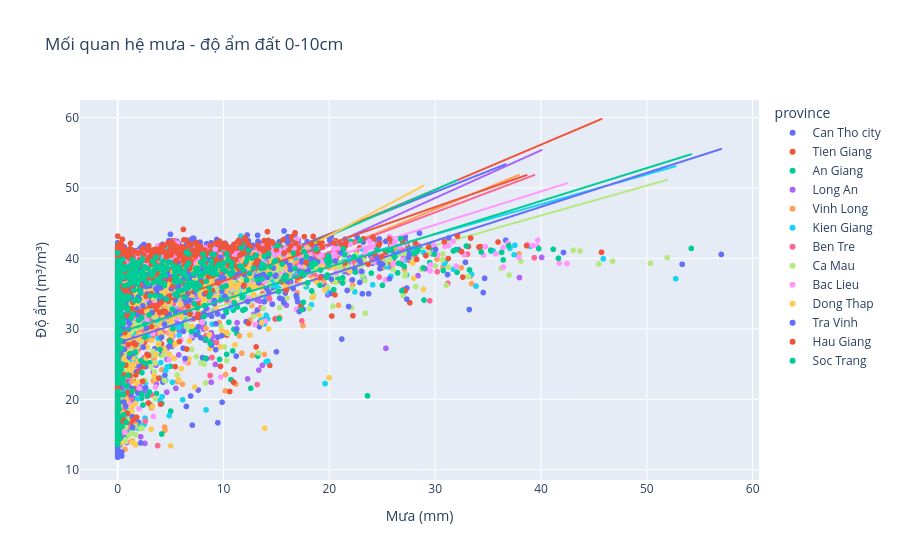

The cell this chart's notebook holds for it:
### Markdown cell above
## Moi quan he giua mua - do am dat

### Code cell
sample = combined.reset_index().sample(min(8000, len(combined)), random_state=42)
fig = px.scatter(
    sample,
    x="precipitation",
    y="SoilMoi0_10cm_inst",
    color="province",
    trendline="ols",
    title="Mối quan hệ mưa - độ ẩm đất 0-10cm",
)
fig.update_layout(xaxis_title="Mưa (mm)", yaxis_title="Độ ẩm (m³/m³)")
fig.show()

### Figure 1 — Plotly figure (JSON) as saved in the notebook; plotly's stock layout.template omitted (floating-point values rounded to 4 significant figures; data arrays with more than 128 entries replaced by an {"elided": "..."} marker saying what was removed)
{"data": [{"hovertemplate": "province=Can Tho city<br>precipitation=%{x}<br>SoilMoi0_10cm_inst=%{y}<extra></extra>", "legendgroup": "Can Tho city", "marker": {"color": "#636efa", "symbol": "circle"}, "mode": "markers", "name": "Can Tho city", "showlegend": true, "type": "scattergl", "x": {"elided": "627 float values"}, "xaxis": "x", "y": {"elided": "627 float values"}, "yaxis": "y"}, {"hovertemplate": "<b>OLS trendline</b><br>SoilMoi0_10cm_inst = 0.593964 * precipitation + 31.5923<br>R<sup>2</sup>=0.229847<br><br>province=Can Tho city<br>precipitation=%{x}<br>SoilMoi0_10cm_inst=%{y} <b>(trend)</b><extra></extra>", "legendgroup": "Can Tho city", "marker": {"color": "#636efa", "symbol": "circle"}, "mode": "lines", "name": "Can Tho city", "showlegend": false, "type": "scattergl", "x": {"elided": "627 float values"}, "xaxis": "x", "y": {"elided": "627 float values"}, "yaxis": "y"}, {"hovertemplate": "province=Tien Giang<br>precipitation=%{x}<br>SoilMoi0_10cm_inst=%{y}<extra></extra>", "legendgroup": "Tien Giang", "marker": {"color": "#EF553B", "symbol": "circle"}, "mode": "markers", "name": "Tien Giang", "showlegend": true, "type": "scattergl", "x": {"elided": "616 float values"}, "xaxis": "x", "y": {"elided": "616 float values"}, "yaxis": "y"}, {"hovertemplate": "<b>OLS trendline</b><br>SoilMoi0_10cm_inst = 0.637123 * precipitation + 30.6571<br>R<sup>2</sup>=0.222842<br><br>province=Tien Giang<br>precipitation=%{x}<br>SoilMoi0_10cm_inst=%{y} <b>(trend)</b><extra></extra>", "legendgroup": "Tien Giang", "marker": {"color": "#EF553B", "symbol": "circle"}, "mode": "lines", "name": "Tien Giang", "showlegend": false, "type": "scattergl", "x": {"elided": "616 float values"}, "xaxis": "x", "y": {"elided": "616 float values"}, "yaxis": "y"}, {"hovertemplate": "province=An Giang<br>precipitation=%{x}<br>SoilMoi0_10cm_inst=%{y}<extra></extra>", "legendgroup": "An Giang", "marker": {"color": "#00cc96", "symbol": "circle"}, "mode": "markers", "name": "An Giang", "showlegend": true, "type": "scattergl", "x": {"elided": "586 float values"}, "xaxis": "x", "y": {"elided": "586 float values"}, "yaxis": "y"}, {"hovertemplate": "<b>OLS trendline</b><br>SoilMoi0_10cm_inst = 0.652949 * precipitation + 30.166<br>R<sup>2</sup>=0.226245<br><br>province=An Giang<br>precipitation=%{x}<br>SoilMoi0_10cm_inst=%{y} <b>(trend)</b><extra></extra>", "legendgroup": "An Giang", "marker": {"color": "#00cc96", "symbol": "circle"}, "mode": "lines", "name": "An Giang", "showlegend": false, "type": "scattergl", "x": {"elided": "586 float values"}, "xaxis": "x", "y": {"elided": "586 float values"}, "yaxis": "y"}, {"hovertemplate": "province=Long An<br>precipitation=%{x}<br>SoilMoi0_10cm_inst=%{y}<extra></extra>", "legendgroup": "Long An", "marker": {"color": "#ab63fa", "symbol": "circle"}, "mode": "markers", "name": "Long An", "showlegend": true, "type": "scattergl", "x": {"elided": "607 float values"}, "xaxis": "x", "y": {"elided": "607 float values"}, "yaxis": "y"}, {"hovertemplate": "<b>OLS trendline</b><br>SoilMoi0_10cm_inst = 0.676701 * precipitation + 28.2701<br>R<sup>2</sup>=0.269672<br><br>province=Long An<br>precipitation=%{x}<br>SoilMoi0_10cm_inst=%{y} <b>(trend)</b><extra></extra>", "legendgroup": "Long An", "marker": {"color": "#ab63fa", "symbol": "circle"}, "mode": "lines", "name": "Long An", "showlegend": false, "type": "scattergl", "x": {"elided": "607 float values"}, "xaxis": "x", "y": {"elided": "607 float values"}, "yaxis": "y"}, {"hovertemplate": "province=Vinh Long<br>precipitation=%{x}<br>SoilMoi0_10cm_inst=%{y}<extra></extra>", "legendgroup": "Vinh Long", "marker": {"color": "#FFA15A", "symbol": "circle"}, "mode": "markers", "name": "Vinh Long", "showlegend": true, "type": "scattergl", "x": {"elided": "593 float values"}, "xaxis": "x", "y": {"elided": "593 float values"}, "yaxis": "y"}, {"hovertemplate": "<b>OLS trendline</b><br>SoilMoi0_10cm_inst = 0.614838 * precipitation + 28.5287<br>R<sup>2</sup>=0.234750<br><br>province=Vinh Long<br>precipitation=%{x}<br>SoilMoi0_10cm_inst=%{y} <b>(trend)</b><extra></extra>", "legendgroup": "Vinh Long", "marker": {"color": "#FFA15A", "symbol": "circle"}, "mode": "lines", "name": "Vinh Long", "showlegend": false, "type": "scattergl", "x": {"elided": "593 float values"}, "xaxis": "x", "y": {"elided": "593 float values"}, "yaxis": "y"}, {"hovertemplate": "province=Kien Giang<br>precipitation=%{x}<br>SoilMoi0_10cm_inst=%{y}<extra></extra>", "legendgroup": "Kien Giang", "marker": {"color": "#19d3f3", "symbol": "circle"}, "mode": "markers", "name": "Kien Giang", "showlegend": true, "type": "scattergl", "x": {"elided": "608 float values"}, "xaxis": "x", "y": {"elided": "608 float values"}, "yaxis": "y"}, {"hovertemplate": "<b>OLS trendline</b><br>SoilMoi0_10cm_inst = 0.424784 * precipitation + 30.6822<br>R<sup>2</sup>=0.211591<br><br>province=Kien Giang<br>precipitation=%{x}<br>SoilMoi0_10cm_inst=%{y} <b>(trend)</b><extra></extra>", "legendgroup": "Kien Giang", "marker": {"color": "#19d3f3", "symbol": "circle"}, "mode": "lines", "name": "Kien Giang", "showlegend": false, "type": "scattergl", "x": {"elided": "608 float values"}, "xaxis": "x", "y": {"elided": "608 float values"}, "yaxis": "y"}, {"hovertemplate": "province=Ben Tre<br>precipitation=%{x}<br>SoilMoi0_10cm_inst=%{y}<extra></extra>", "legendgroup": "Ben Tre", "marker": {"color": "#FF6692", "symbol": "circle"}, "mode": "markers", "name": "Ben Tre", "showlegend": true, "type": "scattergl", "x": {"elided": "602 float values"}, "xaxis": "x", "y": {"elided": "602 float values"}, "yaxis": "y"}, {"hovertemplate": "<b>OLS trendline</b><br>SoilMoi0_10cm_inst = 0.56618 * precipitation + 29.5404<br>R<sup>2</sup>=0.216938<br><br>province=Ben Tre<br>precipitation=%{x}<br>SoilMoi0_10cm_inst=%{y} <b>(trend)</b><extra></extra>", "legendgroup": "Ben Tre", "marker": {"color": "#FF6692", "symbol": "circle"}, "mode": "lines", "name": "Ben Tre", "showlegend": false, "type": "scattergl", "x": {"elided": "602 float values"}, "xaxis": "x", "y": {"elided": "602 float values"}, "yaxis": "y"}, {"hovertemplate": "province=Ca Mau<br>precipitation=%{x}<br>SoilMoi0_10cm_inst=%{y}<extra></extra>", "legendgroup": "Ca Mau", "marker": {"color": "#B6E880", "symbol": "circle"}, "mode": "markers", "name": "Ca Mau", "showlegend": true, "type": "scattergl", "x": {"elided": "617 float values"}, "xaxis": "x", "y": {"elided": "617 float values"}, "yaxis": "y"}, {"hovertemplate": "<b>OLS trendline</b><br>SoilMoi0_10cm_inst = 0.424834 * precipitation + 29.0935<br>R<sup>2</sup>=0.259199<br><br>province=Ca Mau<br>precipitation=%{x}<br>SoilMoi0_10cm_inst=%{y} <b>(trend)</b><extra></extra>", "legendgroup": "Ca Mau", "marker": {"color": "#B6E880", "symbol": "circle"}, "mode": "lines", "name": "Ca Mau", "showlegend": false, "type": "scattergl", "x": {"elided": "617 float values"}, "xaxis": "x", "y": {"elided": "617 float values"}, "yaxis": "y"}, {"hovertemplate": "province=Bac Lieu<br>precipitation=%{x}<br>SoilMoi0_10cm_inst=%{y}<extra></extra>", "legendgroup": "Bac Lieu", "marker": {"color": "#FF97FF", "symbol": "circle"}, "mode": "markers", "name": "Bac Lieu", "showlegend": true, "type": "scattergl", "x": {"elided": "646 float values"}, "xaxis": "x", "y": {"elided": "646 float values"}, "yaxis": "y"}, {"hovertemplate": "<b>OLS trendline</b><br>SoilMoi0_10cm_inst = 0.47385 * precipitation + 30.5543<br>R<sup>2</sup>=0.244671<br><br>province=Bac Lieu<br>precipitation=%{x}<br>SoilMoi0_10cm_inst=%{y} <b>(trend)</b><extra></extra>", "legendgroup": "Bac Lieu", "marker": {"color": "#FF97FF", "symbol": "circle"}, "mode": "lines", "name": "Bac Lieu", "showlegend": false, "type": "scattergl", "x": {"elided": "646 float values"}, "xaxis": "x", "y": {"elided": "646 float values"}, "yaxis": "y"}, {"hovertemplate": "province=Dong Thap<br>precipitation=%{x}<br>SoilMoi0_10cm_inst=%{y}<extra></extra>", "legendgroup": "Dong Thap", "marker": {"color": "#FECB52", "symbol": "circle"}, "mode": "markers", "name": "Dong Thap", "showlegend": true, "type": "scattergl", "x": {"elided": "658 float values"}, "xaxis": "x", "y": {"elided": "658 float values"}, "yaxis": "y"}, {"hovertemplate": "<b>OLS trendline</b><br>SoilMoi0_10cm_inst = 0.795083 * precipitation + 27.333<br>R<sup>2</sup>=0.278687<br><br>province=Dong Thap<br>precipitation=%{x}<br>SoilMoi0_10cm_inst=%{y} <b>(trend)</b><extra></extra>", "legendgroup": "Dong Thap", "marker": {"color": "#FECB52", "symbol": "circle"}, "mode": "lines", "name": "Dong Thap", "showlegend": false, "type": "scattergl", "x": {"elided": "658 float values"}, "xaxis": "x", "y": {"elided": "658 float values"}, "yaxis": "y"}, {"hovertemplate": "province=Tra Vinh<br>precipitation=%{x}<br>SoilMoi0_10cm_inst=%{y}<extra></extra>", "legendgroup": "Tra Vinh", "marker": {"color": "#636efa", "symbol": "circle"}, "mode": "markers", "name": "Tra Vinh", "showlegend": true, "type": "scattergl", "x": {"elided": "605 float values"}, "xaxis": "x", "y": {"elided": "605 float values"}, "yaxis": "y"}, {"hovertemplate": "<b>OLS trendline</b><br>SoilMoi0_10cm_inst = 0.482639 * precipitation + 28.0088<br>R<sup>2</sup>=0.191998<br><br>province=Tra Vinh<br>precipitation=%{x}<br>SoilMoi0_10cm_inst=%{y} <b>(trend)</b><extra></extra>", "legendgroup": "Tra Vinh", "marker": {"color": "#636efa", "symbol": "circle"}, "mode": "lines", "name": "Tra Vinh", "showlegend": false, "type": "scattergl", "x": {"elided": "605 float values"}, "xaxis": "x", "y": {"elided": "605 float values"}, "yaxis": "y"}, {"hovertemplate": "province=Hau Giang<br>precipitation=%{x}<br>SoilMoi0_10cm_inst=%{y}<extra></extra>", "legendgroup": "Hau Giang", "marker": {"color": "#EF553B", "symbol": "circle"}, "mode": "markers", "name": "Hau Giang", "showlegend": true, "type": "scattergl", "x": {"elided": "636 float values"}, "xaxis": "x", "y": {"elided": "636 float values"}, "yaxis": "y"}, {"hovertemplate": "<b>OLS trendline</b><br>SoilMoi0_10cm_inst = 0.524742 * precipitation + 31.5452<br>R<sup>2</sup>=0.203329<br><br>province=Hau Giang<br>precipitation=%{x}<br>SoilMoi0_10cm_inst=%{y} <b>(trend)</b><extra></extra>", "legendgroup": "Hau Giang", "marker": {"color": "#EF553B", "symbol": "circle"}, "mode": "lines", "name": "Hau Giang", "showlegend": false, "type": "scattergl", "x": {"elided": "636 float values"}, "xaxis": "x", "y": {"elided": "636 float values"}, "yaxis": "y"}, {"hovertemplate": "province=Soc Trang<br>precipitation=%{x}<br>SoilMoi0_10cm_inst=%{y}<extra></extra>", "legendgroup": "Soc Trang", "marker": {"color": "#00cc96", "symbol": "circle"}, "mode": "markers", "name": "Soc Trang", "showlegend": true, "type": "scattergl", "x": {"elided": "599 float values"}, "xaxis": "x", "y": {"elided": "599 float values"}, "yaxis": "y"}, {"hovertemplate": "<b>OLS trendline</b><br>SoilMoi0_10cm_inst = 0.467363 * precipitation + 29.4523<br>R<sup>2</sup>=0.220695<br><br>province=Soc Trang<br>precipitation=%{x}<br>SoilMoi0_10cm_inst=%{y} <b>(trend)</b><extra></extra>", "legendgroup": "Soc Trang", "marker": {"color": "#00cc96", "symbol": "circle"}, "mode": "lines", "name": "Soc Trang", "showlegend": false, "type": "scattergl", "x": {"elided": "599 float values"}, "xaxis": "x", "y": {"elided": "599 float values"}, "yaxis": "y"}], "layout": {"legend": {"title": {"text": "province"}, "tracegroupgap": 0}, "title": {"text": "Mối quan hệ mưa - độ ẩm đất 0-10cm"}, "xaxis": {"anchor": "y", "domain": [0, 1], "title": {"text": "Mưa (mm)"}}, "yaxis": {"anchor": "x", "domain": [0, 1], "title": {"text": "Độ ẩm (m³/m³)"}}}}
